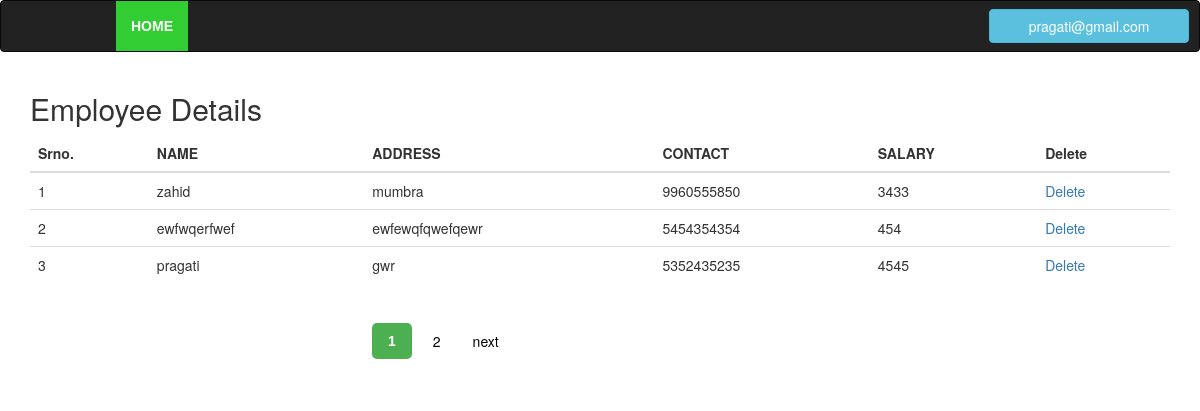
Screenshot of /admin/viewemployee.php (signed in) with the database file from the repository.
### tables this page shows
CREATE TABLE `add1` (
  `Address_id` int(100) NOT NULL,
  `id` varchar(36) NOT NULL,
  `name` varchar(32) NOT NULL,
  `address` varchar(32) NOT NULL,
  `contact` varchar(10) NOT NULL,
  `salary` int(10) NOT NULL
);

### admin/viewemployee.php (the view, shortened to what this page needs)
<!DOCTYPE html>
<html lang="en">
    <?php if(isset($_SESSION['flag'])){ ?>
<head>
  <link rel="stylesheet" href="https://maxcdn.bootstrapcdn.com/bootstrap/3.3.7/css/bootstrap.min.css">
</head>
<body>
<nav class="navbar navbar-inverse">
  <div class="container-fluid">
<ul class="nav navbar-nav">
      <li class="active"><a href="navv1.php">HOME</a></li>
   </ul>
       <ul class="nav  navbar-right">
     <ul class="dropdown">
        <button type="button" class="btn btn-info dropdown-toggle" data-toggle="dropdown"><?php echo $_SESSION['flag'];?></button>
           </ul>
    </ul>
      </div>
   </nav>
<div class="container">
   <h2>Employee Details</h2>
        <?php
$servername = "localhost";
$username = "root";
$password = "";
$dbname = "form";
$conn = new mysqli($servername, $username, $password, $dbname);
    $paa = $_GET['page'];
    if($paa=="" || $paa=="1")
        {
            $page1=0;
        }
   else
    {
      $page1=($paa*3)-3;
    }
$sql = "SELECT * FROM `add1` ORDER BY Address_id desc limit $page1,3";
   $result = $conn->query($sql);
     $sql1 = "SELECT * FROM `add1` ORDER BY Address_id desc";
   $result1 = $conn->query($sql1);
?>
</div>
<div class="container">
  <table class="table">
    <thead>
      <tr>
        <th>Srno.</th>
        <th>NAME</th>
        <th>ADDRESS</th>
        <th>CONTACT</th>
        <th>SALARY</th>
        <th>Delete</th>
      </tr>
    </thead>
    <tbody>
        <?php $i=0; while($row = $result->fetch_assoc()){ ?>
      <tr>
          <td><?php $i++; echo $i; ?></td>
        <td><?php echo $row['name']; ?></td>
        <td><?php echo $row['address']; ?></td>
        <td><?php echo $row['contact']; ?></td>
        <td><?php echo $row['salary']; ?></td>
          <td> <a href="dbdlt.php?id=<?php echo $row['id']; ?>" onclick="return confirm('Do you want to delete this ? ');">Delete</a></td>
        </tr>
      <?php } ?>
    </tbody>
  </table>
    <div class="pagination">
    <?php
    $count=mysqli_num_rows($result1);
    $p=$count/3;
   $p=ceil($p);
                      for($i=1;$i<=$p;$i++)
                                       {
                                           ?>
    <a href="viewemployee.php?page=<?php echo $i;?>" <?php if($_GET['page'] == $i){echo 'class="active"';} ?> ><?php echo $i;?></a><?php
                                       }
                                    ?>
       <?php if($_GET['page'] != $p){ ?>
        <a href="viewemployee.php?page=<?=$_GET['page']+1 ?>">next</a>
        <?php } ?>
    </div>
    </div>
</body>
    <?php }else header("location:index.php");?>
</html>

### admin/viewemployee.php (style rules this page uses)
.navbar-nav li a:hover,.navbar-nav li.active a { color:white !important; background-color: limegreen !important; }
.nav { margin-left: 100px; }
.btn { margin-top: 8px; margin-right: 10px; width: 200px; }
.active { font-family: "museo-sans", helvetica, sans-serif; font-weight: bold; }
.pagination { display: inline-block; margin-left: 30%; }
.pagination a { color: black; float: left; padding: 8px 16px; text-decoration: none; }
.pagination a.active { background-color: #4CAF50; color: white; border-radius: 5px; margin-right: 5px; }

### rows the page displays
add1: name "zahid", address "mumbra", contact "9960555850", salary "3433"
add1: name "ewfwqerfwef", address "ewfewqfqwefqewr", contact "5454354354", salary "454"
add1: name "pragati", address "gwr", contact "5352435235", salary "4545"

### other values shown
$_SESSION['flag'] "pragati@gmail.com"
